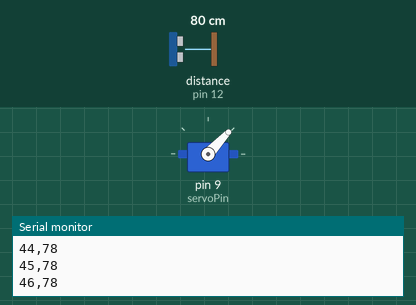
Simulated run of this sketch. Board: Arduino Uno, built with avr-gcc and run on an emulated ATmega328P. Parts: servo, the last lines printed to the serial monitor. Wiring (inferred from the names in the program): ultrasonic range finder: trigger pin 11; echo pin 12. The inputs (shaded band) are chosen by the test bench; at power-on: distance to the obstacle (sensor on pin 12) 80 cm. The echo pulse lasts 58.3 µs per cm.

Above: at 1.2 s.
1.3 s: distance to the obstacle (sensor on pin 12) set to 18 cm
At 1.67 s:
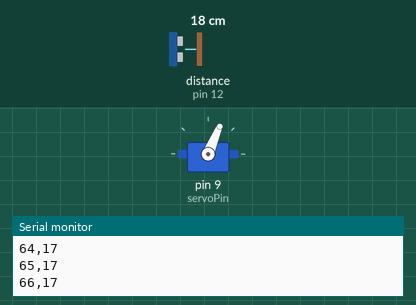
4.3 s: distance to the obstacle (sensor on pin 12) set to 2 cm
At 4.62 s:
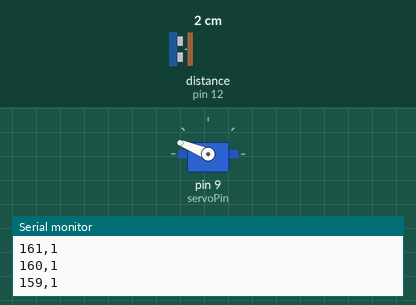
Timing chart, 0 to 13.3 s (numbered marks = the images above; inputs shaded):
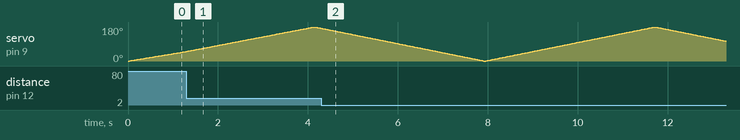

The sketch:

arduino_radar.ino
```cpp
// Arduino radar: sweeps an HC-SR04 ultrasonic sensor on a servo from 0° to 180°
// and back, and sends one "angle,distance" line over serial for every degree.
//
// Serial output (9600 baud), one line per measurement:
//   angle,distance      e.g. "90,42"
// angle is in degrees (0-180), distance in centimetres.
// A distance of 0 means no echo was received.

#include <Servo.h>

// Wiring
const int trigPin = 11;
const int echoPin = 12;
const int servoPin = 9;

// Time for the servo to reach the next degree before measuring, in milliseconds.
const int stepDelayMs = 20;

// Maximum time to wait for an echo, in microseconds. Without a timeout,
// pulseIn() waits up to 1 second when no pulse arrives, which stalls the
// sweep. 40 ms covers the full range of the HC-SR04 (about 4 m), including
// the ~38 ms pulse it sends when nothing is in range.
const unsigned long echoTimeoutUs = 40000UL;

Servo radarServo;

// Sends a trigger pulse and returns the length of the echo pulse in
// microseconds, or 0 if no echo arrived before the timeout.
long measureEchoDuration() {
  digitalWrite(trigPin, LOW);
  delayMicroseconds(2);
  digitalWrite(trigPin, HIGH);
  delayMicroseconds(10);
  digitalWrite(trigPin, LOW);

  return pulseIn(echoPin, HIGH, echoTimeoutUs);
}

// Points the sensor at the given angle, measures the distance and sends it.
void scanAt(int angle) {
  radarServo.write(angle);
  delay(stepDelayMs);

  long duration = measureEchoDuration();

  // Sound travels about 0.034 cm per microsecond; the pulse covers the
  // distance twice (there and back), hence the division by 2.
  int distance = duration * 0.034 / 2;

  Serial.print(angle);
  Serial.print(",");
  Serial.println(distance);
}

void setup() {
  Serial.begin(9600);

  radarServo.attach(servoPin);

  pinMode(trigPin, OUTPUT);
  pinMode(echoPin, INPUT);
}

void loop() {
  // Sweep from 0° to 180°, then back from 180° to 0°.
  for (int angle = 0; angle <= 180; angle++) {
    scanAt(angle);
  }
  for (int angle = 180; angle >= 0; angle--) {
    scanAt(angle);
  }
}
```
